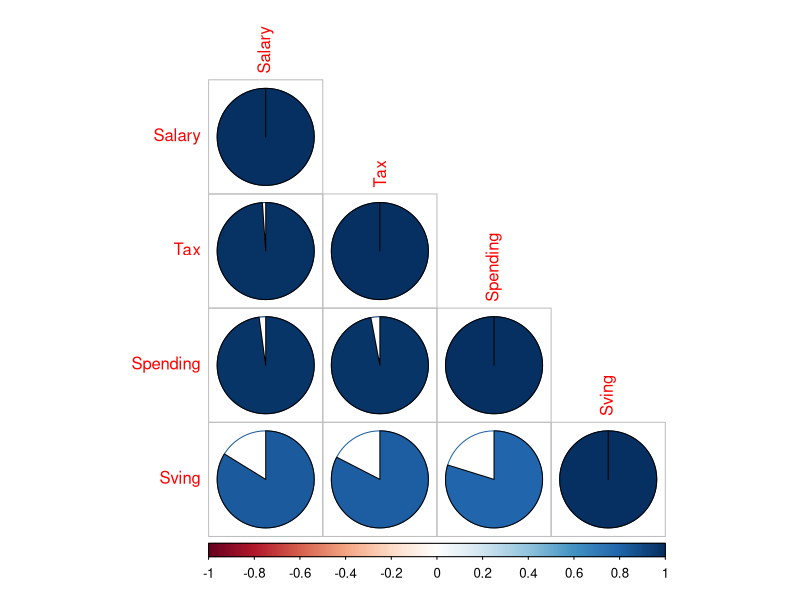
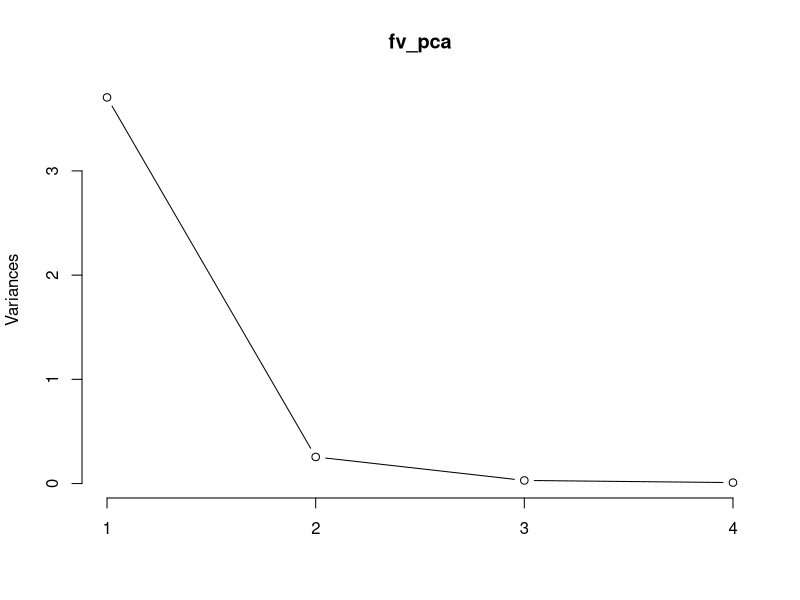
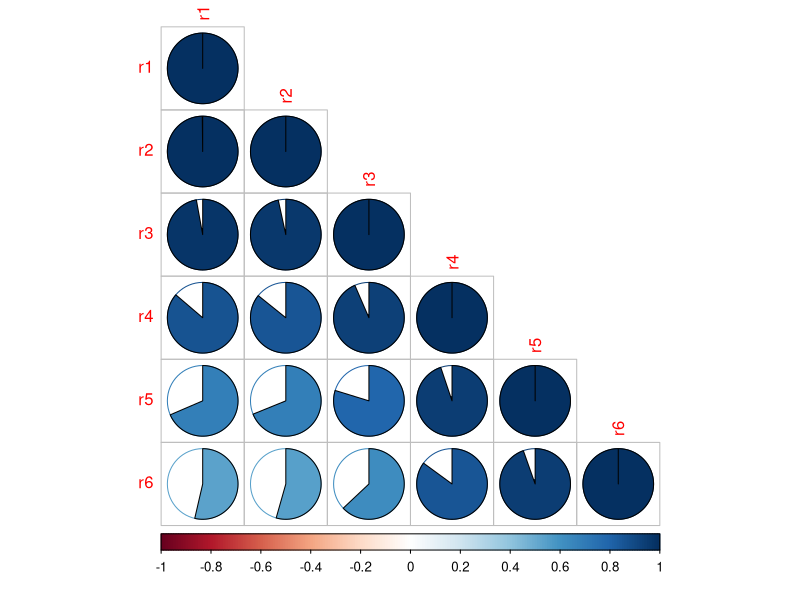
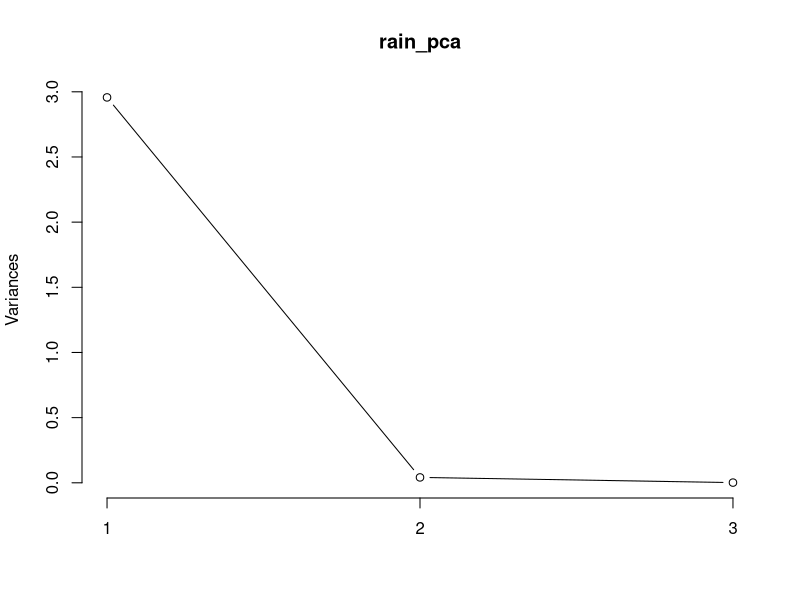

These charts were generated, in order, by the following R code:
#Unsupervised Learning Methods
#PCA

library(corrplot)
library(dplyr)
x=read.csv("employee.csv")
View(x)

###Can we use less number of financial variables 

fv=x %>%
  select(Salary, Tax, Spending, Sving)

names(fv)
View(fv)
##check the correlation
cr.fv=cor(fv)
cr.fv
corrplot(cr.fv, method = "pie", 
         type="lower")
##apply PCA
fv_pca=prcomp(fv, scale=TRUE)
summary(fv_pca)
plot(fv_pca, type="l")

View(x)

pca_select=fv_pca$x
head(pca_select)
dim(pca_select)

head(pca_select)

pca_new=pca_select[,c(1,2)] %>%
  as.data.frame()
View(pca_new)
head(pca_new)
cor(pca_new$PC1, pca_new$PC2)
##instead of original 4 F_vars, we use the first 2 PCAs
fv=fv%>%
  cbind(pca_new)
View(fv)
cor(fv$PC1, fv$PC2)

#++++++++++++++++NEW DATASET+++++++++++++#

y=read.csv("rainfall.csv")
View(y)
names(y)
cr.y=cor(y)
cr.y
corrplot(cr.y, method = "pie", 
         type="lower")
y.rain.winter=y %>%
  select(r1, r2, r3)
rain_pca=prcomp(y.rain.winter, scale=TRUE)
summary(rain_pca)
plot(rain_pca, type="l")
pca_select=rain_pca$x
head(pca_select)
pca_new=pca_select[,c(1,2)] %>%
  as.data.frame()
head(pca_new)
cor(pca_new$PC1, pca_new$PC2)



y= y%>%
  cbind(pca_new)
View(y)
